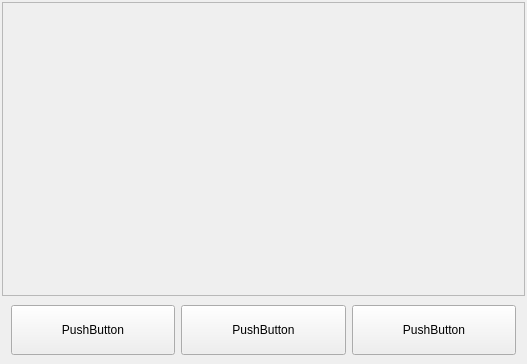
<?xml version="1.0" encoding="UTF-8"?>
<ui version="4.0">
 <class>FriendsControllInterface</class>
 <widget class="QWidget" name="FriendsControllInterface">
  <property name="geometry">
   <rect>
    <x>0</x>
    <y>0</y>
    <width>527</width>
    <height>364</height>
   </rect>
  </property>
  <property name="windowTitle">
   <string>Form</string>
  </property>
  <layout class="QVBoxLayout" name="verticalLayout">
   <property name="spacing">
    <number>0</number>
   </property>
   <property name="leftMargin">
    <number>2</number>
   </property>
   <property name="topMargin">
    <number>2</number>
   </property>
   <property name="rightMargin">
    <number>2</number>
   </property>
   <property name="bottomMargin">
    <number>0</number>
   </property>
   <item>
    <widget class="QScrollArea" name="scrollArea_2">
     <property name="widgetResizable">
      <bool>true</bool>
     </property>
     <property name="alignment">
      <set>Qt::AlignLeading|Qt::AlignLeft|Qt::AlignTop</set>
     </property>
     <widget class="QWidget" name="FriendListWidget">
      <property name="geometry">
       <rect>
        <x>0</x>
        <y>0</y>
        <width>521</width>
        <height>292</height>
       </rect>
      </property>
      <layout class="QVBoxLayout" name="FriendListLayout">
       <property name="spacing">
        <number>0</number>
       </property>
       <property name="leftMargin">
        <number>0</number>
       </property>
       <property name="topMargin">
        <number>0</number>
       </property>
       <property name="rightMargin">
        <number>0</number>
       </property>
       <property name="bottomMargin">
        <number>0</number>
       </property>
      </layout>
     </widget>
    </widget>
   </item>
   <item>
    <widget class="QWidget" name="widget" native="true">
     <layout class="QHBoxLayout" name="horizontalLayout_3">
      <item>
       <widget class="QPushButton" name="Message">
        <property name="sizePolicy">
         <sizepolicy hsizetype="Preferred" vsizetype="Fixed">
          <horstretch>0</horstretch>
          <verstretch>0</verstretch>
         </sizepolicy>
        </property>
        <property name="minimumSize">
         <size>
          <width>0</width>
          <height>50</height>
         </size>
        </property>
        <property name="text">
         <string>PushButton</string>
        </property>
       </widget>
      </item>
      <item>
       <widget class="QPushButton" name="Friend">
        <property name="sizePolicy">
         <sizepolicy hsizetype="Preferred" vsizetype="Fixed">
          <horstretch>0</horstretch>
          <verstretch>0</verstretch>
         </sizepolicy>
        </property>
        <property name="minimumSize">
         <size>
          <width>0</width>
          <height>50</height>
         </size>
        </property>
        <property name="text">
         <string>PushButton</string>
        </property>
       </widget>
      </item>
      <item>
       <widget class="QPushButton" name="FriendCircle">
        <property name="sizePolicy">
         <sizepolicy hsizetype="Preferred" vsizetype="Preferred">
          <horstretch>0</horstretch>
          <verstretch>0</verstretch>
         </sizepolicy>
        </property>
        <property name="minimumSize">
         <size>
          <width>0</width>
          <height>50</height>
         </size>
        </property>
        <property name="maximumSize">
         <size>
          <width>16777215</width>
          <height>16777215</height>
         </size>
        </property>
        <property name="text">
         <string>PushButton</string>
        </property>
       </widget>
      </item>
     </layout>
    </widget>
   </item>
  </layout>
 </widget>
 <resources/>
 <connections/>
</ui>
